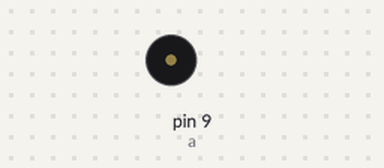
Bench run of a sketch on a simulated Arduino Uno, built with avr-gcc and run on an emulated ATmega328P. On the bench: buzzer (waves = sounding).

Above: at 0.2 s.
At 5.5 s:
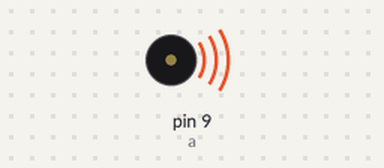
Timing chart, 0 to 5.7 s (numbered marks = the images above):
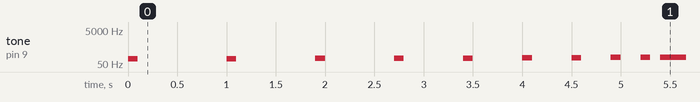

Measured:
- by itself, tone on pin 9 (a): plays 100 Hz for 0.10 s, 103 Hz for 0.10 s, 106 Hz for 0.10 s, 109 Hz for 0.10 s, 112 Hz for 0.10 s, 115 Hz for 0.10 s … (10 notes in this stretch)

The sketch:

again.ino
```cpp
int a = 9;
int y = 100;
int z = 1000;
int x = 100;
void setup() {
  // put your setup code here, to run once:

}

void loop() {
  // put your main code here, to run repeatedly:
  tone(a, y, x);
  delay(z);
  y+=3;
  z-=100;
  z = z < 0 ? 0 : z;
  y = y > 3000 ? 1000 : y;
}
```
